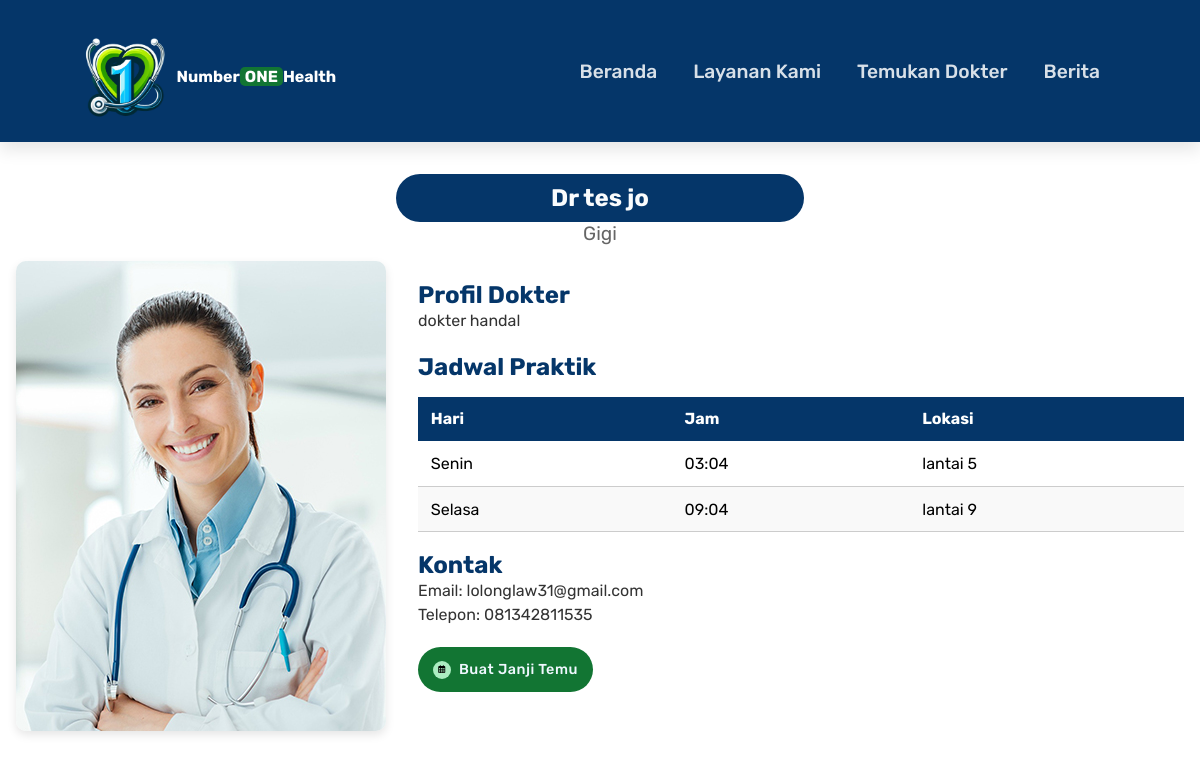
The page /dokter_detail.php?id=1 on the database its author committed.
### tables this page shows
CREATE TABLE `dokterinfo` (
  `id` int(11) NOT NULL,
  `nama` varchar(255) NOT NULL,
  `spesialis` varchar(255) NOT NULL,
  `gambar` varchar(255) NOT NULL,
  `profil` text NOT NULL,
  `jadwal` text NOT NULL,
  `kontak_email` varchar(255) NOT NULL,
  `kontak_telepon` varchar(15) NOT NULL
);

### dokter_detail.php (the view, shortened to what this page needs)
<?php
include('dbconn.php');
$id = $_GET['id'];
$query = "SELECT * FROM dokterinfo WHERE id = ?";
$stmt = mysqli_prepare($conn, $query);
mysqli_stmt_bind_param($stmt, 'i', $id);
mysqli_stmt_execute($stmt);
$result = mysqli_stmt_get_result($stmt);
$dokter = mysqli_fetch_assoc($result);
$gambarPath = 'images/' . $dokter['gambar'];
?>
<!DOCTYPE html>
<html lang="en">
  <head>
    <link
      rel="stylesheet"
      href="https://cdnjs.cloudflare.com/ajax/libs/font-awesome/6.7.1/css/all.min.css"
    />
    <link rel="stylesheet" href="dokter.css" />
  </head>
  <body>
    <header>
      <div class="logo">
        <img src="Images/LogoNumberOneHealth.png" alt="NumberOneHealth Logo" />
        <a>Number<span>ONE</span>Health</a>
      </div>
      <nav class="navbar">
        <a href="index.php#Home">Beranda</a>
        <a href="index.php#Poli">Layanan Kami</a>
        <a href="index.php#Dokter">Temukan Dokter</a>
        <a href="index.php#Berita">Berita</a>
      </nav>
    </header>
    <section id="DokterDetail">
        <div class="dokter-heading">
            <h1><?php echo $dokter['nama']; ?></h1>
            <p><?php echo $dokter['spesialis']; ?></p>
        </div>
        <div class="dokter-detail-container">
            <div class="dokter-img">
                <img src="<?php echo $gambarPath; ?>" alt="<?php echo $dokter['nama']; ?>" />
            </div>
            <div class="dokter-detail-text">
                <h2>Profil Dokter</h2>
                <p><?php echo nl2br($dokter['profil']); ?></p>
                <h2>Jadwal Praktik</h2>
                <table>
                    <thead>
                        <tr>
                            <th>Hari</th>
                            <th>Jam</th>
                            <th>Lokasi</th>
                        </tr>
                    </thead>
                    <tbody>
                        <?php
                        $jadwal = explode("\n", $dokter['jadwal']);
                        foreach ($jadwal as $row) {
                            $detail = explode("|", $row);
                            if (count($detail) == 3) {
                                echo "<tr>
                                        <td>{$detail[0]}</td>
                                        <td>{$detail[1]}</td>
                                        <td>{$detail[2]}</td>
                                      </tr>";
                            }
                        }
                        ?>
                    </tbody>
                </table>
                <h2>Kontak</h2>
                <p>
                    Email: <?php echo $dokter['kontak_email']; ?><br />
                    Telepon: <?php echo $dokter['kontak_telepon']; ?>
                </p>
                <div class="Home-btn">
                    <a href="appointment.php">
                        <i class="fa-regular fa-calendar-days"></i> Buat Janji Temu
                    </a>
                </div>
            </div>
        </div>
    </section>
  </body>
</html>

### dokter.css (style rules this page uses)
* { margin: 0; padding: 0; box-sizing: border-box; outline: none; border: none; text-decoration: none; font-family: "Rubik", sans-serif; }
header { position: relative; top: 0; left: 0; right: 0; display: flex; justify-content: space-between; align-items: center; padding: 1.5rem 7%; width: 100%; box-shadow: 0 0.5rem 1rem rgba(0, 0, 0, 0.1); z-index: 1000; background-color: #053669; }
.logo { width: 150px; display: flex; align-items: center; }
.logo img { width: 55%; }
.logo a { font-weight: 700; font-size: 1rem; margin-top: 10px; margin-left: 10px; color: white; }
.logo span { background-color: rgb(18, 117, 51); padding: 0px 5px; color: white; border-radius: 5px; font-weight: bold; }
.navbar { align-items: center; }
.navbar a { color: rgba(255, 255, 255, 0.849); font-weight: 500; font-size: 1.2rem; margin: 1rem; position: relative; transition: 0.5s; }
.navbar a::after { content: ""; background-color: white; width: 0; position: absolute; height: 0.2rem; left: 0; margin-top: 0.5rem; top: 100%; transition: 0.5s; }
#DokterDetail { max-width: 1200px; margin: 1rem auto; padding: 1rem; }
.dokter-heading { text-align: center; margin-bottom: 1rem; }
.dokter-heading h1 { font-size: 1.5rem; color: #fafcfd; background-color: #053669; border-radius: 50px; width: 35%; padding: 10px; text-align: center; display: flex; justify-content: center; align-items: center; margin: 0 auto; }
.dokter-heading p { font-size: 1.2rem; color: #666; }
.dokter-detail-container { display: flex; gap: 2rem; align-items: flex-start; }
.dokter-img img { max-width: 100%; border-radius: 10px; box-shadow: 0 4px 10px rgba(0, 0, 0, 0.1); }
.dokter-detail-text { flex: 1; }
.dokter-detail-text h2 { font-size: 1.5rem; color: #053669; margin-top: 1.2rem; }
.dokter-detail-text p { font-size: 1rem; color: #333; margin-bottom: 20px; }
.dokter-detail-text p { font-size: 1rem; line-height: 1.5rem; color: #333; }
table { width: 100%; border-collapse: collapse; margin-top: 1rem; }
thead { background-color: #053669; color: white; }
thead th { text-align: left; padding: 0.8rem; }
tbody td { padding: 0.8rem; border-bottom: 1px solid #ccc; }
tbody tr:nth-child(even) { background-color: #f9f9f9; }
.Home-btn { display: flex; justify-content: flex-start; align-items: center; }
.Home-btn a { height: 45px; padding: 0px 15px; font-size: 0.9rem; font-weight: 500; background-color: rgb(18, 117, 51); color: aliceblue; display: flex; justify-content: center; align-items: center; letter-spacing: 0.5px; font-weight: 500; border-radius: 50px; margin-right: 10px; cursor: pointer; }
.Home-btn a i { width: 18px; height: 18px; display: flex; justify-content: center; align-items: center; border-radius: 50%; background-color: rgb(171, 237, 193); margin-right: 8px; font-size: 0.5rem; padding-bottom: 1px; color: black; }

### rows shown on the page
dokterinfo: nama "Dr tes jo", spesialis "Gigi", gambar (picture), profil "dokter handal", jadwal "Senin", jadwal "03:04", jadwal "lantai 5", jadwal "Selasa", jadwal "09:04", jadwal "lantai 9", kontak_email "lolonglaw31@gmail.com", kontak_telepon "081342811535"
